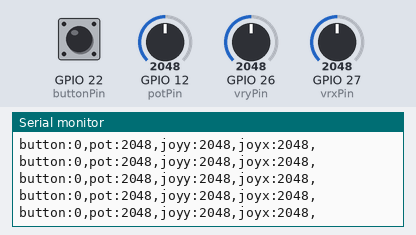
This sketch was run on a simulated ESP32. Parts: the last lines printed to the serial monitor. The inputs (shaded band) are chosen by the test bench; at power-on: GPIO 12 (potPin) = 2048, GPIO 22 (buttonPin) LOW, GPIO 26 (vryPin) = 2048, GPIO 27 (vrxPin) = 2048.

Above: at 1.2 s.
1.3 s: GPIO 12 (potPin) set to 1072
At 2.0 s:
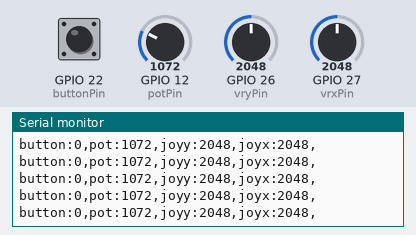
4.3 s: GPIO 12 (potPin) set to 946
At 5.3 s:
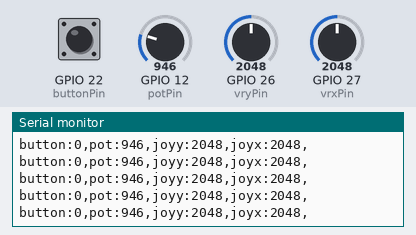
Timing chart, 0 to 7.3 s (numbered marks = the images above; inputs shaded):
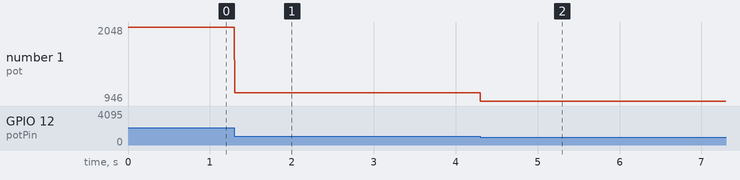

Measured:
- after the input at 1.3 s, the serial monitor: prints a new line at once (image 1)
- after the input at 4.3 s, the serial monitor: prints a new line at once (image 2)
- plotted number 1: 2048 → 1072 after the input at 1.3 s, 1072 → 946 after the input at 4.3 s

The sketch:

color_picker_esp.ino
```cpp
const int buttonPin = 22;
const int potPin = 12;
const int vryPin = 26;
const int vrxPin = 27;

int buttonValue = 0;
int potValue = 0;
int vryValue = 0;
int vrxValue = 0;

void setup() {
  pinMode(buttonPin, INPUT);
  pinMode(potPin, INPUT);
  pinMode(vryPin, INPUT);
  pinMode(vrxPin, INPUT);

  Serial.begin(115200);
}

void loop() {
  buttonValue = digitalRead(buttonPin);
  potValue = analogRead(potPin);
  vryValue = analogRead(vryPin);
  vrxValue = analogRead(vrxPin);

  Serial.print("button:");
  Serial.print(buttonValue);
  Serial.print(",");

  Serial.print("pot:");
  Serial.print(potValue);
  Serial.print(",");

  Serial.print("joyy:");
  Serial.print(vryValue);
  Serial.print(",");

  Serial.print("joyx:");
  Serial.print(vrxValue);
  Serial.print(",\n");
}
```
